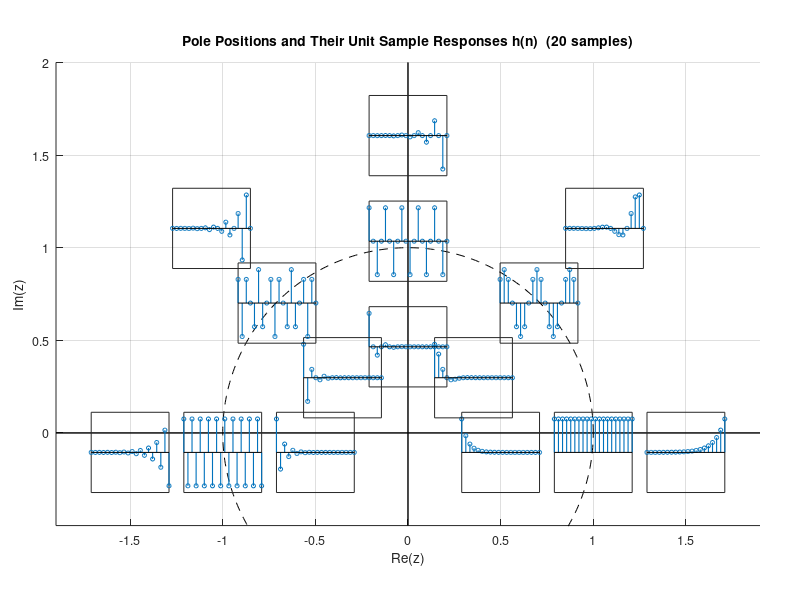

Write the MATLAB code that produced this figure. (Note: this script raises an error after producing the figure.)
clear;
close all;
clc;


% ex08_05.m  |  例8.5 · 极点网格 → h(n)  |  AI 生成，已校验，R2023b
% 信号与系统：极点位置与单位样值响应 h(n) 的关系 —— z 平面示意图
% 极点：r = 0.5, 1.0, 1.5 ; theta = 0, pi/4, pi/2, 3*pi/4, pi
% 上半平面极点若不在实轴则自动添加共轭极点，无零点，增益为 1

clear; close all;

r_vals = [0.5, 1.0, 1.5];
theta_vals = [0, pi/4, pi/2, 3*pi/4, pi];

% ---- z 平面显示范围 ----
xmin = -1.9; xmax = 1.9;
ymin = -0.5; ymax = 2.0;

% ---- 创建图形窗口 ----
figure('Color', 'white', 'Position', [80, 80, 1100, 750]);

% ---- 背景坐标轴：单位圆、坐标轴 ----
bg_pos = [0.07, 0.07, 0.88, 0.88];  % 在 figure 中的归一化位置
ax_bg = axes('Position', bg_pos);
hold(ax_bg, 'on');

% 画单位圆
th_circle = linspace(0, 2*pi, 400);
plot(ax_bg, cos(th_circle), sin(th_circle), 'k--', 'LineWidth', 0.7);
% 画坐标轴
plot(ax_bg, [xmin xmax], [0 0], 'k-', 'LineWidth', 1);
plot(ax_bg, [0 0], [ymin ymax], 'k-', 'LineWidth', 1);
xlabel(ax_bg, 'Re(z)', 'FontSize', 11);
ylabel(ax_bg, 'Im(z)', 'FontSize', 11);
title(ax_bg, 'Pole Positions and Their Unit Sample Responses h(n)  (20 samples)', 'FontSize', 13);
axis(ax_bg, [xmin xmax ymin ymax]);
daspect(ax_bg, [1 1 1]);
grid(ax_bg, 'on');
set(ax_bg, 'XTick', -1.5:0.5:1.5, 'YTick', 0:0.5:2, 'FontSize', 9);

% ---- 子图大小（在 z 平面数据坐标中的尺寸） ----
wz = 0.42;   % 宽度
hz = 0.38;   % 高度
n_points = 20;  % impz 点数

% ---- 遍历所有 (r, theta) 组合 ----
for r = r_vals
    for th = theta_vals
        % 极点的显示位置（上半平面）
        x_p = r * cos(th);
        y_p = r * sin(th);
        
        % 构造极点向量（若不在实轴则添加共轭极点）
        if abs(sin(th)) < 1e-12   % theta = 0 或 pi
            poles = r * exp(1i*th);
        else
            poles = [r * exp(1i*th), r * exp(-1i*th)];
        end
        
        % 分母多项式系数（无零点，增益为1）
        a = poly(poles);    % 注意：返回的是 z 降幂系数，可直接用于滤波器
        b = 1;              % 分子
        
        % 计算单位样值响应前 n_points 点
        [h, n] = impz(b, a, n_points);
        
        % 将 z 平面坐标映射为 figure 归一化坐标
        norm_x = bg_pos(1) + bg_pos(3) * (x_p - xmin) / (xmax - xmin);
        norm_y = bg_pos(2) + bg_pos(4) * (y_p - ymin) / (ymax - ymin);
        width_norm  = bg_pos(3) * wz / (xmax - xmin);
        height_norm = bg_pos(4) * hz / (ymax - ymin);
        
        % 子图坐标轴位置
        pos = [norm_x - width_norm/2, norm_y - height_norm/2, ...
               width_norm, height_norm];
        
        % 创建子图坐标轴并画 stem
        ax = axes('Position', pos);
        stem(ax, n, h, 'MarkerSize', 3, 'LineWidth', 0.8);
        xlim(ax, [0 n_points-1]);
        if max(abs(h)) > 0
            y_lim = 1.2 * max(abs(h)) * [-1, 1];
            ylim(ax, y_lim);
        end
        % 简化刻度，保持清晰
        set(ax, 'XTick', [], 'YTick', [], 'Box', 'on', 'FontSize', 5);
        set(ax, 'Color', 'none');   % 透明背景，避免遮挡 z 平面元素
    end
end

% 确保背景轴也在最底层，颜色设为白色以免透明时出现网格紊乱
ax_bg.Color = 'white';
% 将背景轴置于最底层（防止 plot 被覆盖）
uistack(ax_bg, 'bottom');
